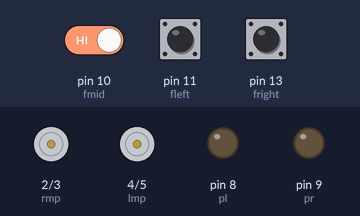
Simulated run of this sketch. Board: Arduino Uno, built with avr-gcc and run on an emulated ATmega328P. Parts: motor-driver pin pairs drawn as motors (green arrow = first pin HIGH = forward, orange = second pin HIGH = backward, longer = more drive), output pins drawn as LEDs (lit = HIGH). The test bench sets the inputs (shaded band); at power-on: pin 10 (fmid) HIGH, pin 11 (fleft) HIGH, pin 13 (fright) HIGH.

Above: at 1.2 s.
1.3 s: pin 10 (fmid) driven LOW
At 2.1 s:
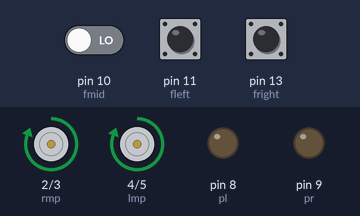
4.3 s: pin 10 (fmid) driven HIGH
At 4.6 s:
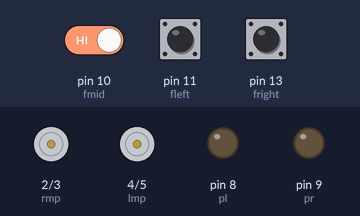
5.8 s: pin 11 (fleft) pulled LOW for 0.15 s
At 5.87 s:
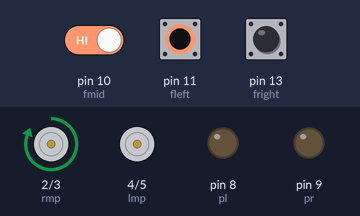
7.4 s: pin 13 (fright) pulled LOW for 0.15 s
At 7.47 s:
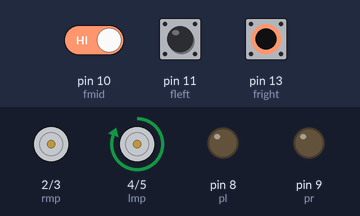
9.0 s: pin 13 (fright) pulled LOW for 3.2 s
At 13.0 s:
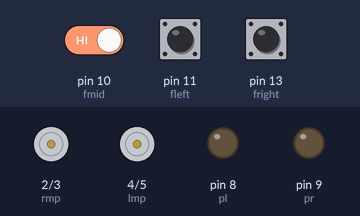
Timing chart, 0 to 14.5 s (numbered marks = the images above; inputs shaded):
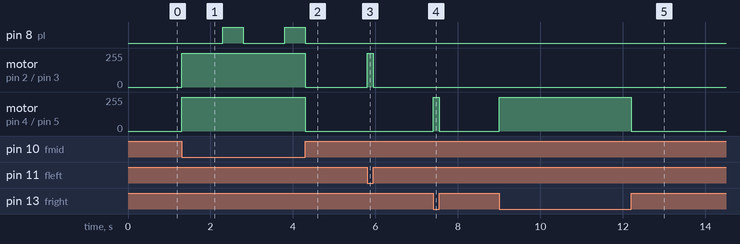

The sketch:

robot.ino
```cpp
#define rmp 2
#define rmn 3
#define lmp 4
#define lmn 5
#define fmid 10
#define fleft 11
#define fright 13
#define pr 9
#define pl 8

void setup() {
  // put your setup code here, to run once:
  pinMode(rmp, OUTPUT);
  pinMode(rmn, OUTPUT);
  pinMode(lmp, OUTPUT);
  pinMode(lmn, OUTPUT);
  pinMode(fmid, INPUT);
  pinMode(fright, INPUT);
  pinMode(fleft, INPUT);
  pinMode(pr, OUTPUT);
  pinMode(pl, OUTPUT);
}
int vmid;
int vleft;
int vright;

void loop() {
  // put your main code here, to run repeatedly:
  vmid = digitalRead(fmid);
  vleft = digitalRead(fleft);
  vright = digitalRead(fright);

  if (vmid == 0) {
    forward();
    delay(1000);
    pump();
    delay(500);
    nopump();
    //stop1();
  }

  else if (vleft == 0 && vright == 1 && vmid == 1)
  {
    left();
    nopump();
  }

  else if (vright == 0 && vmid == 1 && vleft == 1) {
    right();
    nopump();
  }
  else {
    stop1();
    nopump();
  }
}
void forward() {
  digitalWrite(rmp, HIGH);
  digitalWrite(rmn, LOW);
  digitalWrite(lmp, HIGH);
  digitalWrite(lmn, LOW);
}
void left() {
  digitalWrite(rmp, HIGH);
  digitalWrite(rmn, LOW);
  digitalWrite(lmp, LOW);
  digitalWrite(lmn, LOW);
}
void stop1() {
  digitalWrite(rmp, LOW);
  digitalWrite(rmn, LOW);
  digitalWrite(lmp, LOW);
  digitalWrite(lmn, LOW);
}
void right() {
  digitalWrite(rmp, LOW);
  digitalWrite(rmn, LOW);
  digitalWrite(lmp, HIGH);
  digitalWrite(lmn, LOW);
}
void reverse() {
  digitalWrite(rmp, LOW);
  digitalWrite(rmn, HIGH);
  digitalWrite(lmp, LOW);
  digitalWrite(lmn, HIGH);
}
void pump() {
  digitalWrite(pr, LOW);
  digitalWrite(pl, HIGH);
}
void nopump() {
  digitalWrite(pr, LOW);
  digitalWrite(pl, LOW);
}
```

Measured:
- after the input at 1.3 s, pin 8 (pl): LOW → HIGH after 1.0 s, → LOW 0.50 s later, → HIGH 1.0 s later; motor on pin 2 (rmp) / pin 3 (rmn), motor on pin 4 (lmp) / pin 5 (lmn): stopped → forward 255/255 at once
- after the input at 4.3 s, pin 8 (pl): goes on until 4.3 s, then stays LOW; motor on pin 2 (rmp) / pin 3 (rmn), motor on pin 4 (lmp) / pin 5 (lmn): forward 255/255 → stopped at once
- after the input at 5.8 s, motor on pin 2 (rmp) / pin 3 (rmn): stopped → forward 255/255 at once, → stopped 0.15 s later
- after the input at 7.4 s, motor on pin 4 (lmp) / pin 5 (lmn): stopped → forward 255/255 at once, → stopped 0.15 s later
- after the input at 9.0 s, motor on pin 4 (lmp) / pin 5 (lmn): stopped → forward 255/255 at once, → stopped 3.2 s later
